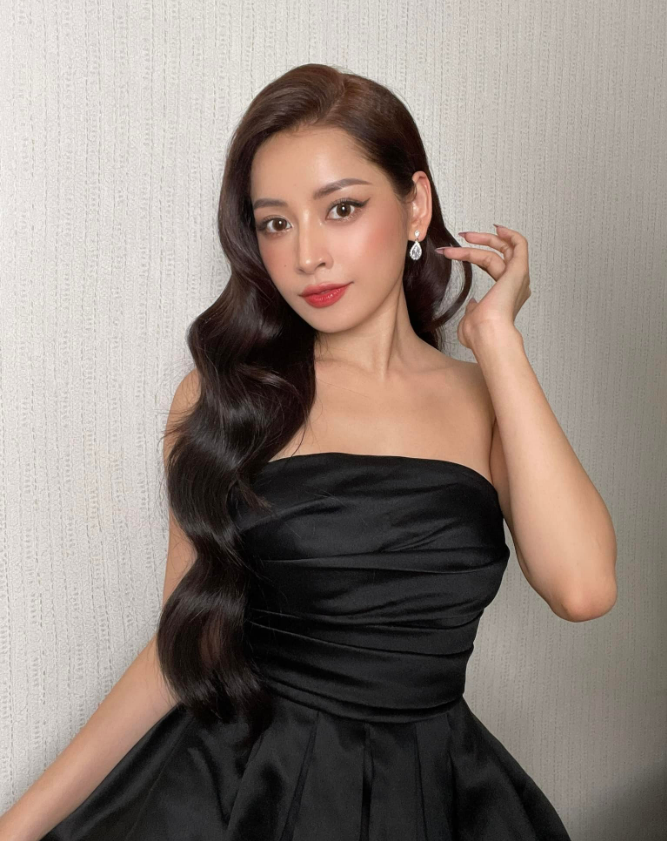
#> input picture Seminar 3/image01.png, 667 x 841 px
$ jupyter execute --allow-errors 'JPEG Image Compression.ipynb'
#> lines starting #> are read from the running program, lines starting #| are printed output that depends on the picture
[cell 1]
import cv2
import numpy as np
from matplotlib import pyplot as plt
import matplotlib.cm as cm
import sys

[cell 2]
DEBUG_MODE = True

[cell 3]
BLOCK_SIZE = 8 # blocksize
img1 = cv2.imread("image01.png")
#> img1 is the input picture: shape (841, 667, 3); mean B, G, R 122.6, 130.3, 142.5
#> (the rest of this cell did not finish here and is left out)

[cell 4]
QY=np.array([[16,11,10,16,24,40,51,61],
                         [12,12,14,19,26,48,60,55],
                         [14,13,16,24,40,57,69,56],
                         [14,17,22,29,51,87,80,62],
                         [18,22,37,56,68,109,103,77],
                         [24,35,55,64,81,104,113,92],
                         [49,64,78,87,103,121,120,101],
                         [72,92,95,98,112,100,103,99]])

QC=np.array([[17,18,24,47,99,99,99,99],
                         [18,21,26,66,99,99,99,99],
                         [24,26,56,99,99,99,99,99],
                         [47,66,99,99,99,99,99,99],
                         [99,99,99,99,99,99,99,99],
                         [99,99,99,99,99,99,99,99],
                         [99,99,99,99,99,99,99,99],
                         [99,99,99,99,99,99,99,99]])

[cell 5]
Y_d =cv2.cvtColor(img1, cv2.COLOR_BGR2YCrCb)
#> Y_d: shape (841, 667, 3); mean of channels 0, 1, 2 133, 134.8, 122.1

[cell 6]
SSV=2
SSH=2
crf=cv2.boxFilter(Y_d[:,:,1],ddepth=-1,ksize=(2,2))
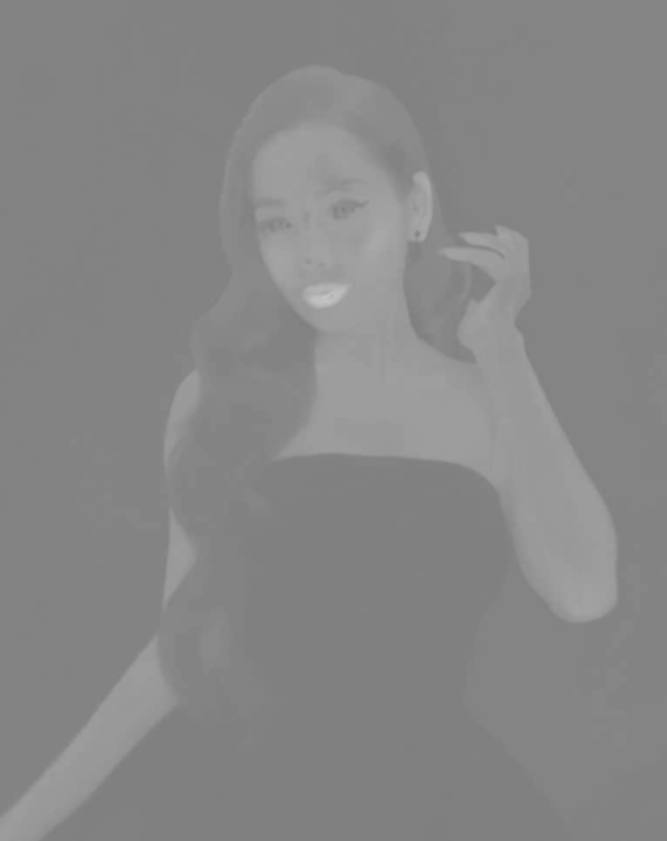
#> crf: shape (841, 667); min 126, max 196, mean 134.8
cbf=cv2.boxFilter(Y_d[:,:,2],ddepth=-1,ksize=(2,2))
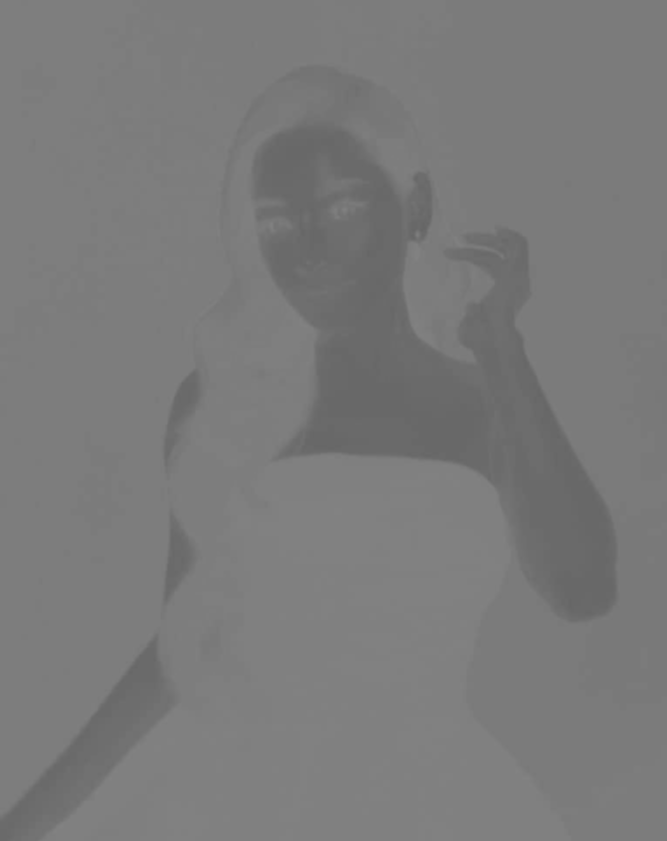
#> cbf: shape (841, 667); min 102, max 130, mean 122.2
crsub=crf[::SSV,::SSH]
cbsub=cbf[::SSV,::SSH]
imSub=[Y_d[:,:,0], crsub, cbsub]

$ run again, with Seminar 3/image02.png copied over Seminar 3/image01.png
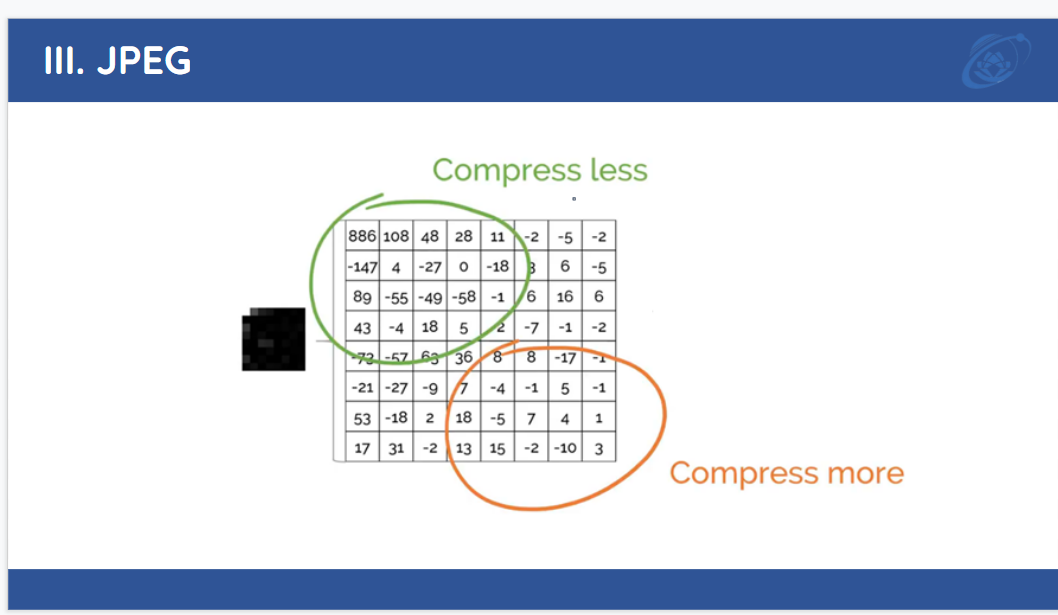
#> input picture Seminar 3/image02.png, 1058 x 615 px
#> img1 is the input picture: shape (615, 1058, 3); mean B, G, R 227.1, 215, 207.9
#> Y_d: shape (615, 1058, 3); mean of channels 0, 1, 2 214.2, 123.4, 135.2
#> `crf=cv2.boxFilter(Y_d[:,:,1],ddepth=-1,ksize=(2,2))`:
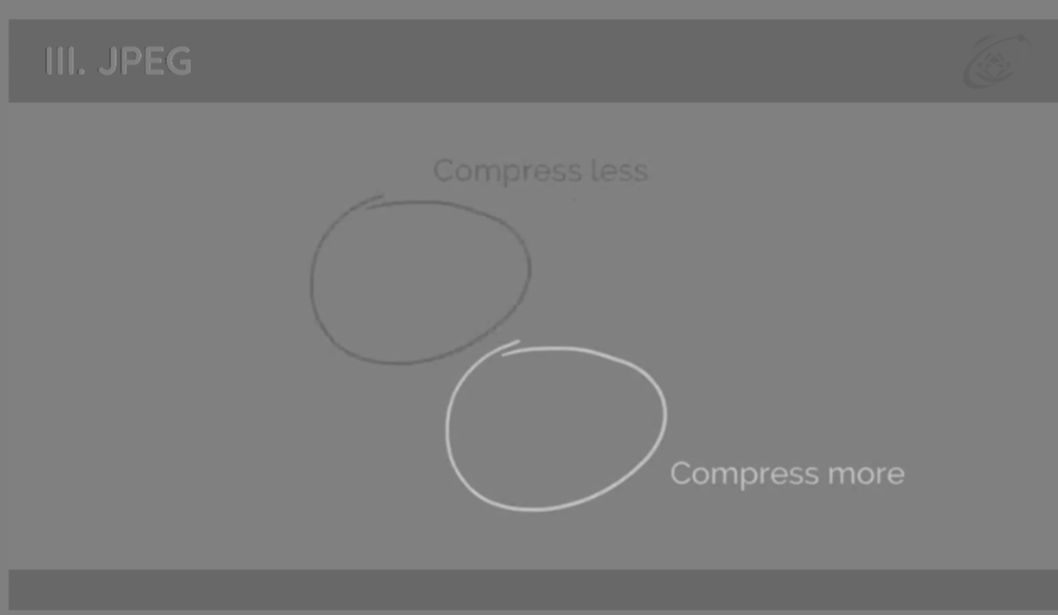
#> crf: shape (615, 1058); min 78, max 196, mean 123.4
#> `cbf=cv2.boxFilter(Y_d[:,:,2],ddepth=-1,ksize=(2,2))`:
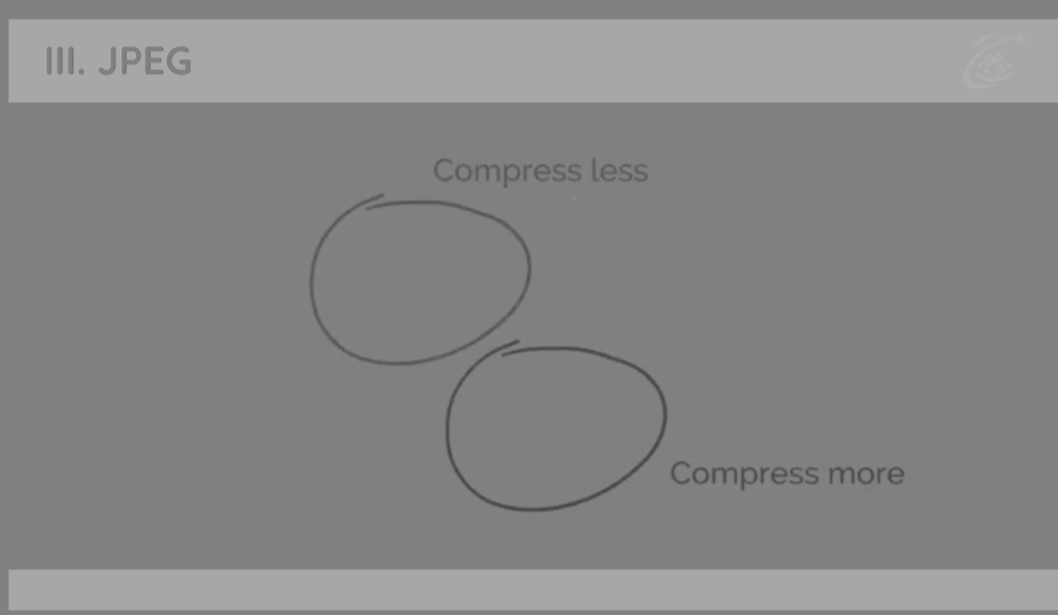
#> cbf: shape (615, 1058); min 67, max 180, mean 135.2
